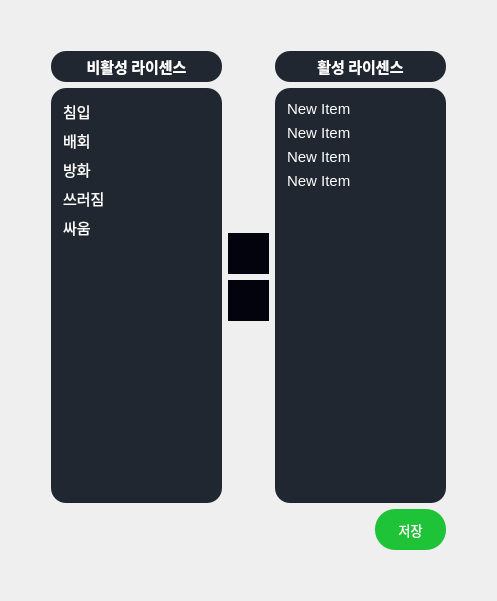
                <widget class="QWidget" name="license_page">
                 <layout class="QHBoxLayout" name="horizontalLayout_18">
                  <item>
                   <layout class="QVBoxLayout" name="verticalLayout_46">
                    <item>
                     <spacer name="verticalSpacer_21">
                      <property name="orientation">
                       <enum>Qt::Orientation::Vertical</enum>
                      </property>
                      <property name="sizeHint" stdset="0">
                       <size>
                        <width>20</width>
                        <height>40</height>
                       </size>
                      </property>
                     </spacer>
                    </item>
                    <item>
                     <layout class="QHBoxLayout" name="horizontalLayout_46">
                      <item>
                       <spacer name="horizontalSpacer_42">
                        <property name="orientation">
                         <enum>Qt::Orientation::Horizontal</enum>
                        </property>
                        <property name="sizeHint" stdset="0">
                         <size>
                          <width>40</width>
                          <height>20</height>
                         </size>
                        </property>
                       </spacer>
                      </item>
                      <item>
                       <layout class="QVBoxLayout" name="verticalLayout_38">
                        <item>
                         <layout class="QHBoxLayout" name="horizontalLayout_42">
                          <item>
                           <layout class="QVBoxLayout" name="verticalLayout_39">
                            <item>
                             <widget class="QLabel" name="non_active_license_label">
                              <property name="minimumSize">
                               <size>
                                <width>171</width>
                                <height>31</height>
                               </size>
                              </property>
                              <property name="maximumSize">
                               <size>
                                <width>171</width>
                                <height>31</height>
                               </size>
                              </property>
                              <property name="font">
                               <font>
                                <family>Ubuntu Light</family>
                                <pointsize>11</pointsize>
                                <bold>true</bold>
                               </font>
                              </property>
                              <property name="styleSheet">
                               <string notr="true">color: rgb(255, 255, 255);
border-radius: 15px;
background-color: rgb(32,39,49);

</string>
                              </property>
                              <property name="text">
                               <string>비활성 라이센스</string>
                              </property>
                              <property name="alignment">
                               <set>Qt::AlignmentFlag::AlignCenter</set>
                              </property>
                             </widget>
                            </item>
                            <item>
                             <widget class="QWidget" name="widget_3" native="true">
                              <property name="minimumSize">
                               <size>
                                <width>171</width>
                                <height>0</height>
                               </size>
                              </property>
                              <property name="maximumSize">
                               <size>
                                <width>171</width>
                                <height>16777215</height>
                               </size>
                              </property>
                              <property name="styleSheet">
                               <string notr="true">color: rgb(255, 255, 255);
border-radius: 15px;
background-color: rgb(32,39,49);

</string>
                              </property>
                              <layout class="QVBoxLayout" name="verticalLayout_40">
                               <item>
                                <widget class="QListWidget" name="non_active_license_list">
                                 <property name="minimumSize">
                                  <size>
                                   <width>156</width>
                                   <height>397</height>
                                  </size>
                                 </property>
                                 <property name="maximumSize">
                                  <size>
                                   <width>156</width>
                                   <height>16777215</height>
                                  </size>
                                 </property>
                                 <property name="font">
                                  <font>
                                   <pointsize>11</pointsize>
                                   <italic>false</italic>
                                   <bold>false</bold>
                                   <underline>false</underline>
                                   <strikeout>false</strikeout>
                                   <kerning>true</kerning>
                                  </font>
                                 </property>
                                 <property name="focusPolicy">
                                  <enum>Qt::FocusPolicy::NoFocus</enum>
                                 </property>
                                 <property name="contextMenuPolicy">
                                  <enum>Qt::ContextMenuPolicy::DefaultContextMenu</enum>
                                 </property>
                                 <property name="acceptDrops">
                                  <bool>true</bool>
                                 </property>
                                 <property name="styleSheet">
                                  <string notr="true">QListWidget::item {
    padding: 3px;
}
QListWidget::item:selected {
    background-color: rgba(19, 193, 13, 200);
    border: 2px solid green;
    border-radius: 5px; /* 둥근 테두리 추가 */
}
</string>
                                 </property>
                                 <property name="frameShape">
                                  <enum>QFrame::Shape::NoFrame</enum>
                                 </property>
                                 <property name="lineWidth">
                                  <number>1</number>
                                 </property>
                                 <property name="editTriggers">
                                  <set>QAbstractItemView::EditTrigger::NoEditTriggers</set>
                                 </property>
                                 <property name="tabKeyNavigation">
                                  <bool>false</bool>
                                 </property>
                                 <property name="showDropIndicator" stdset="0">
                                  <bool>true</bool>
                                 </property>
                                 <property name="dragEnabled">
                                  <bool>true</bool>
                                 </property>
                                 <property name="dragDropMode">
                                  <enum>QAbstractItemView::DragDropMode::NoDragDrop</enum>
                                 </property>
                                 <property name="defaultDropAction">
                                  <enum>Qt::DropAction::IgnoreAction</enum>
                                 </property>
                                 <property name="selectionMode">
                                  <enum>QAbstractItemView::SelectionMode::ExtendedSelection</enum>
                                 </property>
                                 <property name="textElideMode">
                                  <enum>Qt::TextElideMode::ElideLeft</enum>
                                 </property>
                                 <property name="verticalScrollMode">
                                  <enum>QAbstractItemView::ScrollMode::ScrollPerItem</enum>
                                 </property>
                                 <property name="movement">
                                  <enum>QListView::Movement::Static</enum>
                                 </property>
                                 <property name="flow">
                                  <enum>QListView::Flow::TopToBottom</enum>
                                 </property>
                                 <property name="isWrapping" stdset="0">
                                  <bool>false</bool>
                                 </property>
                                 <property name="resizeMode">
                                  <enum>QListView::ResizeMode::Fixed</enum>
                                 </property>
                                 <property name="layoutMode">
                                  <enum>QListView::LayoutMode::SinglePass</enum>
                                 </property>
                                 <property name="spacing">
                                  <number>1</number>
                                 </property>
                                 <property name="modelColumn">
                                  <number>0</number>
                                 </property>
                                 <property name="uniformItemSizes">
                                  <bool>true</bool>
                                 </property>
                                 <property name="wordWrap">
                                  <bool>false</bool>
                                 </property>
                                 <property name="selectionRectVisible">
                                  <bool>true</bool>
                                 </property>
                                 <item>
                                  <property name="text">
                                   <string>침입</string>
                                  </property>
                                 </item>
                                 <item>
                                  <property name="text">
                                   <string>배회</string>
                                  </property>
                                 </item>
                                 <item>
                                  <property name="text">
                                   <string>방화</string>
                                  </property>
                                 </item>
                                 <item>
                                  <property name="text">
                                   <string>쓰러짐</string>
                                  </property>
                                 </item>
                                 <item>
                                  <property name="text">
                                   <string>싸움</string>
                                  </property>
                                 </item>
                                </widget>
                               </item>
                              </layout>
                             </widget>
                            </item>
                           </layout>
                          </item>
                          <item>
                           <layout class="QVBoxLayout" name="verticalLayout_41">
                            <item>
                             <spacer name="verticalSpacer_16">
                              <property name="orientation">
                               <enum>Qt::Orientation::Vertical</enum>
                              </property>
                              <property name="sizeHint" stdset="0">
                               <size>
                                <width>20</width>
                                <height>40</height>
                               </size>
                              </property>
                             </spacer>
                            </item>
                            <item>
                             <widget class="QPushButton" name="license_add_bnt">
                              <property name="minimumSize">
                               <size>
                                <width>41</width>
                                <height>41</height>
                               </size>
                              </property>
                              <property name="maximumSize">
                               <size>
                                <width>41</width>
                                <height>41</height>
                               </size>
                              </property>
                              <property name="font">
                               <font>
                                <pointsize>10</pointsize>
                               </font>
                              </property>
                              <property name="cursor">
                               <cursorShape>PointingHandCursor</cursorShape>
                              </property>
                              <property name="styleSheet">
                               <string notr="true">background-color: rgb(3, 3, 13);
border: 1px solid rgb(3, 3, 13);
color: rgb(255, 255, 255);

</string>
                              </property>
                              <property name="text">
                               <string/>
                              </property>
                              <property name="icon">
                               <iconset resource="../resourece.qrc">
                                <normaloff>:/ui/ui/images/ico_arrow_right.svg</normaloff>:/ui/ui/images/ico_arrow_right.svg</iconset>
                              </property>
                              <property name="iconSize">
                               <size>
                                <width>31</width>
                                <height>50</height>
                               </size>
                              </property>
                             </widget>
                            </item>
                            <item>
                             <widget class="QPushButton" name="license_remove_bnt">
                              <property name="minimumSize">
                               <size>
                                <width>41</width>
                                <height>41</height>
                               </size>
                              </property>
                              <property name="maximumSize">
                               <size>
                                <width>41</width>
                                <height>41</height>
                               </size>
                              </property>
                              <property name="font">
                               <font>
                                <pointsize>10</pointsize>
                               </font>
                              </property>
                              <property name="cursor">
                               <cursorShape>PointingHandCursor</cursorShape>
                              </property>
                              <property name="layoutDirection">
                               <enum>Qt::LayoutDirection::LeftToRight</enum>
                              </property>
                              <property name="styleSheet">
                               <string notr="true">background-color: rgb(3, 3, 13);
border: 1px solid rgb(3, 3, 13);
color: rgb(255, 255, 255);

Rotation: ( origin.x: 25; origin.y: 25; angle: 45);</string>
                              </property>
                              <property name="text">
                               <string/>
                              </property>
                              <property name="icon">
                               <iconset resource="../resourece.qrc">
                                <normaloff>:/ui/ui/images/ico_arrow_left.svg</normaloff>:/ui/ui/images/ico_arrow_left.svg</iconset>
                              </property>
                              <property name="iconSize">
                               <size>
                                <width>31</width>
                                <height>50</height>
                               </size>
                              </property>
                             </widget>
                            </item>
                            <item>
                             <spacer name="verticalSpacer_18">
                              <property name="orientation">
                               <enum>Qt::Orientation::Vertical</enum>
                              </property>
                              <property name="sizeHint" stdset="0">
                               <size>
                                <width>20</width>
                                <height>40</height>
                               </size>
                              </property>
                             </spacer>
                            </item>
                           </layout>
                          </item>
                          <item>
                           <layout class="QVBoxLayout" name="verticalLayout_42">
                            <item>
                             <widget class="QLabel" name="active_license_label">
                              <property name="minimumSize">
                               <size>
                                <width>171</width>
                                <height>31</height>
                               </size>
                              </property>
                              <property name="maximumSize">
                               <size>
                                <width>171</width>
                                <height>31</height>
                               </size>
                              </property>
                              <property name="font">
                               <font>
                                <family>Ubuntu Light</family>
                                <pointsize>11</pointsize>
                                <bold>true</bold>
                               </font>
                              </property>
                              <property name="styleSheet">
                               <string notr="true">color: rgb(255, 255, 255);
border-radius: 15px;
background-color: rgb(32,39,49);

</string>
                              </property>
                              <property name="text">
                               <string>활성 라이센스</string>
                              </property>
                              <property name="alignment">
                               <set>Qt::AlignmentFlag::AlignCenter</set>
                              </property>
                             </widget>
                            </item>
                            <item>
                             <widget class="QWidget" name="widget_4" native="true">
                              <property name="minimumSize">
                               <size>
                                <width>171</width>
                                <height>0</height>
                               </size>
                              </property>
                              <property name="maximumSize">
                               <size>
                                <width>171</width>
                                <height>16777215</height>
                               </size>
                              </property>
                              <property name="styleSheet">
                               <string notr="true">color: rgb(255, 255, 255);
border-radius: 15px;
background-color: rgb(32,39,49);

</string>
                              </property>
                              <layout class="QVBoxLayout" name="verticalLayout_43">
                               <item>
                                <widget class="QListWidget" name="active_license_list">
                                 <property name="minimumSize">
                                  <size>
                                   <width>156</width>
                                   <height>397</height>
                                  </size>
                                 </property>
                                 <property name="maximumSize">
                                  <size>
                                   <width>156</width>
                                   <height>16777215</height>
                                  </size>
                                 </property>
                                 <property name="font">
                                  <font>
                                   <pointsize>11</pointsize>
                                   <italic>false</italic>
                                   <bold>false</bold>
                                   <underline>false</underline>
                                   <strikeout>false</strikeout>
                                   <kerning>true</kerning>
                                  </font>
                                 </property>
                                 <property name="focusPolicy">
                                  <enum>Qt::FocusPolicy::NoFocus</enum>
                                 </property>
                                 <property name="acceptDrops">
                                  <bool>true</bool>
                                 </property>
                                 <property name="styleSheet">
                                  <string notr="true">QListWidget::item {
    padding: 3px;
}
QListWidget::item:selected {
    background-color: rgba(19, 193, 13, 200);
    border: 2px solid green;
    border-radius: 5px; /* 둥근 테두리 추가 */
}
</string>
                                 </property>
                                 <property name="frameShape">
                                  <enum>QFrame::Shape::NoFrame</enum>
                                 </property>
                                 <property name="lineWidth">
                                  <number>1</number>
                                 </property>
                                 <property name="editTriggers">
                                  <set>QAbstractItemView::EditTrigger::NoEditTriggers</set>
                                 </property>
                                 <property name="tabKeyNavigation">
                                  <bool>false</bool>
                                 </property>
                                 <property name="showDropIndicator" stdset="0">
                                  <bool>false</bool>
                                 </property>
                                 <property name="dragEnabled">
                                  <bool>true</bool>
                                 </property>
                                 <property name="dragDropMode">
                                  <enum>QAbstractItemView::DragDropMode::NoDragDrop</enum>
                                 </property>
                                 <property name="defaultDropAction">
                                  <enum>Qt::DropAction::IgnoreAction</enum>
                                 </property>
                                 <property name="selectionMode">
                                  <enum>QAbstractItemView::SelectionMode::ExtendedSelection</enum>
                                 </property>
                                 <property name="textElideMode">
                                  <enum>Qt::TextElideMode::ElideLeft</enum>
                                 </property>
                                 <property name="verticalScrollMode">
                                  <enum>QAbstractItemView::ScrollMode::ScrollPerItem</enum>
                                 </property>
                                 <property name="movement">
                                  <enum>QListView::Movement::Static</enum>
                                 </property>
                                 <property name="flow">
                                  <enum>QListView::Flow::TopToBottom</enum>
                                 </property>
                                 <property name="isWrapping" stdset="0">
                                  <bool>false</bool>
                                 </property>
                                 <property name="resizeMode">
                                  <enum>QListView::ResizeMode::Fixed</enum>
                                 </property>
                                 <property name="layoutMode">
                                  <enum>QListView::LayoutMode::SinglePass</enum>
                                 </property>
                                 <property name="spacing">
                                  <number>1</number>
                                 </property>
                                 <property name="modelColumn">
                                  <number>0</number>
                                 </property>
                                 <property name="uniformItemSizes">
                                  <bool>true</bool>
                                 </property>
                                 <property name="wordWrap">
                                  <bool>false</bool>
                                 </property>
                                 <property name="selectionRectVisible">
                                  <bool>true</bool>
                                 </property>
                                 <item>
                                  <property name="text">
                                   <string>New Item</string>
                                  </property>
                                 </item>
                                 <item>
                                  <property name="text">
                                   <string>New Item</string>
                                  </property>
                                 </item>
                                 <item>
                                  <property name="text">
                                   <string>New Item</string>
                                  </property>
                                 </item>
                                 <item>
                                  <property name="text">
                                   <string>New Item</string>
                                  </property>
                                 </item>
                                </widget>
                               </item>
                              </layout>
                             </widget>
                            </item>
                           </layout>
                          </item>
                         </layout>
                        </item>
                        <item>
                         <layout class="QHBoxLayout" name="horizontalLayout_43">
                          <item>
                           <spacer name="horizontalSpacer_39">
                            <property name="orientation">
                             <enum>Qt::Orientation::Horizontal</enum>
                            </property>
                            <property name="sizeHint" stdset="0">
                             <size>
                              <width>40</width>
                              <height>20</height>
                             </size>
                            </property>
                           </spacer>
                          </item>
                          <item>
                           <widget class="QPushButton" name="license_save_bnt">
                            <property name="sizePolicy">
                             <sizepolicy hsizetype="Preferred" vsizetype="Preferred">
                              <horstretch>0</horstretch>
                              <verstretch>0</verstretch>
                             </sizepolicy>
                            </property>
                            <property name="minimumSize">
                             <size>
                              <width>71</width>
                              <height>41</height>
                             </size>
                            </property>
                            <property name="maximumSize">
                             <size>
                              <width>71</width>
                              <height>41</height>
                             </size>
                            </property>
                            <property name="font">
                             <font>
                              <pointsize>10</pointsize>
                             </font>
                            </property>
                            <property name="cursor">
                             <cursorShape>PointingHandCursor</cursorShape>
                            </property>
                            <property name="styleSheet">
                             <string notr="true">
background-color: rgb(30, 195, 55);
color: rgb(255, 255, 255);
border-radius: 20px;

</string>
                            </property>
                            <property name="text">
                             <string>저장</string>
                            </property>
                           </widget>
                          </item>
                         </layout>
                        </item>
                       </layout>
                      </item>
                      <item>
                       <spacer name="horizontalSpacer_43">
                        <property name="orientation">
                         <enum>Qt::Orientation::Horizontal</enum>
                        </property>
                        <property name="sizeHint" stdset="0">
                         <size>
                          <width>40</width>
                          <height>20</height>
                         </size>
                        </property>
                       </spacer>
                      </item>
                     </layout>
                    </item>
                    <item>
                     <spacer name="verticalSpacer_22">
                      <property name="orientation">
                       <enum>Qt::Orientation::Vertical</enum>
                      </property>
                      <property name="sizeHint" stdset="0">
                       <size>
                        <width>20</width>
                        <height>40</height>
                       </size>
                      </property>
                     </spacer>
                    </item>
                   </layout>
                  </item>
                 </layout>
                </widget>
